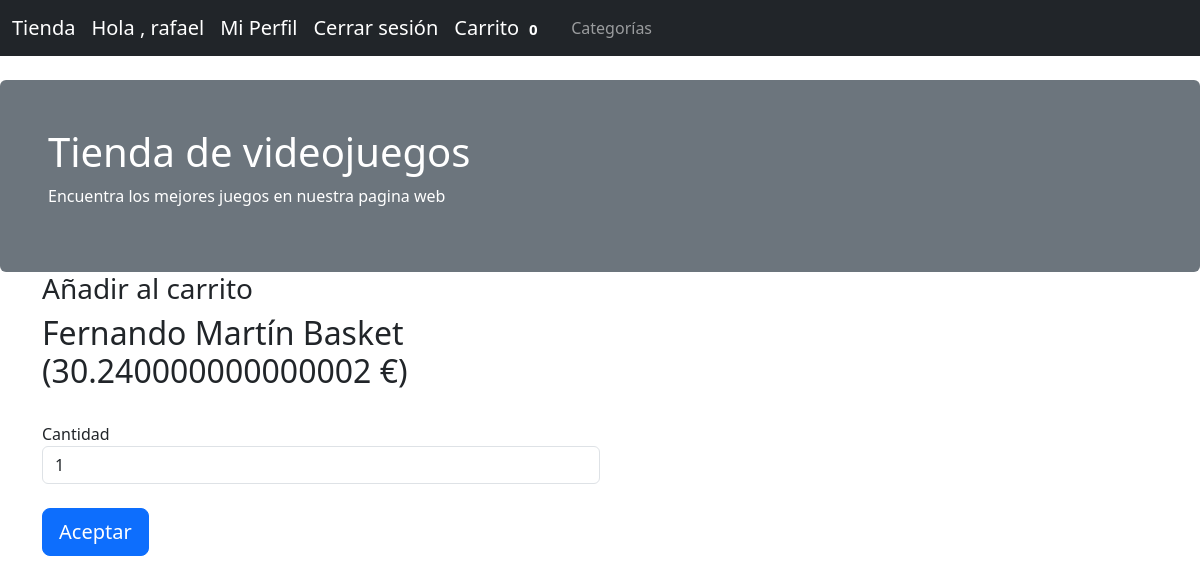
Page /carrito/add/1 (signed in) on the committed database.
### app/models.py (models this page shows, shortened)
class Usuarios(db.Model,UserMixin):
    __tablename__='usuarios'
    id = Column(Integer, primary_key=True)
    username = Column(String(100),nullable=False)
    password_hash = Column(String(128),nullable=False)
    email = Column(String(255),nullable=False)
    admin = Column(Boolean, default=False)
    @property
    def password(self):
        raise AttributeError('password is not a readable attribute')

class Articulos(db.Model):
    __tablename__='articulos'
    id = Column(Integer, primary_key=True)
    nombre = Column(String(100),nullable=False)
    precio = Column(Float,default=0.0)
    iva = Column(Integer,default=21)
    descripcion = Column(String(255))
    image= Column(String(255))
    stock=Column(Integer, default=0)
    categoria_id = Column(Integer, ForeignKey('categorias.id'),nullable=False)
    def precio_final(self):
        return self.precio * (self.precio * self.iva / 100)

### app/app.py (the view, shortened to what this page needs)
@app.route('/carrito/add/<id>',methods=['get','post'])
@login_required
def carrito_add(id):
    art=Articulos.query.get(id)
    form=formCarrito()
    form.id.data=id
    return render_template("carrito_add.html",form=form, art=art)

### app/form.py
class formCarrito(FlaskForm):
    id = HiddenField()
    cantidad = IntegerField('Cantidad',default=1,validators=[NumberRange(min=1,message="Debe ser un numero positivo mayor a 0"),DataRequired("Tienes que introducir dato")])
    submit= SubmitField('Aceptar')

### app/app.py (called while the page is built)
@login_manager.user_loader
def load_user(user_id):
    return Usuarios.query.get(int(user_id))

@app.context_processor
def inject_permissions():
    def is_admin():
        return current_user.is_authenticated and current_user.admin
    return dict(is_admin=is_admin)

@app.context_processor
def contar_carrito():
    if not current_user.is_authenticated:
        return {'num_articulos':0}
    if request.cookies.get(str(current_user.id)) is None:
        return {'num_articulos':0}
    else:
        datos=json.loads(request.cookies.get(str(current_user.id)))
        return {'num_articulos':len(datos)}

### app/templates/carrito_add.html (shortened to what this page needs)
{% extends "base2.html" %}
{% block contenido %}
<div class="container">
    <div class="col-md-6">
        <h3>Añadir al carrito</h3>
        <h2>{{art.nombre}} ({{art.precio_final()}} €)</h2>
        <form class="form-horizontal" method="post">
            <div class="form-group">
                {{ form.id() }}<br/>
                {{ form.cantidad.label() }} {{ form.cantidad(size="10", class="form-control") }}
                <br/>
                {{ form.submit(class="btn btn-lg btn-primary btn-block") }}
            </div>
        </form>
        <br/>
    </div>
</div>
{% endblock %}

### app/templates/base2.html (shortened to what this page needs)
{% extends "base.html" %}
{% block navbar %}
    <nav class="navbar navbar-expand-lg navbar-dark bg-dark">
        <div class="container-fluid">
            <a class="navbar-brand" href="/">Tienda</a>
            {% if current_user.is_authenticated %}
                <a class="navbar-brand">Hola , {{current_user.username}}</a>
                <a class="navbar-brand" href="/perfil/{{current_user.username}}">Mi Perfil</a>
                <a class="navbar-brand" href="/logout">Cerrar sesión</a>
                <a class="navbar-brand" href="/carrito">Carrito<span class="badge">{{num_articulos}}</span></a>
            {% else %}
                <a class="navbar-brand" href="/login">Iniciar sesión</a>
                <a class="navbar-brand" href="/registro">Registrarse</a>
            {% endif %}
            <div class="collapse navbar-collapse" id="navbarNav">
                <ul class="navbar-nav">
                    <li class="nav-item">
                        <a class="nav-link" href="{{url_for('categorias')}}">Categorías</a>
                    </li>
                </ul>
            </div>
        </div>
    </nav>
    <div class="mt-4 p-5 bg-secondary text-white rounded">
        <h1>Tienda de videojuegos</h1>
        <p>Encuentra los mejores juegos en nuestra pagina web</p>
    </div>
{% endblock %}
{% block content %}
    <div class="container-fluid">
        <div class="row">
            <div class="container">
                {% block contenido %}
                {% endblock %}
            </div>
        </div>
    </div>
{% endblock %}

### rows in the picture
Usuarios: username "rafael"
Articulos: nombre "Fernando Martín Basket", precio_final "30.240000000000002"

### other values in the picture
{{ num_articulos }} "0"
